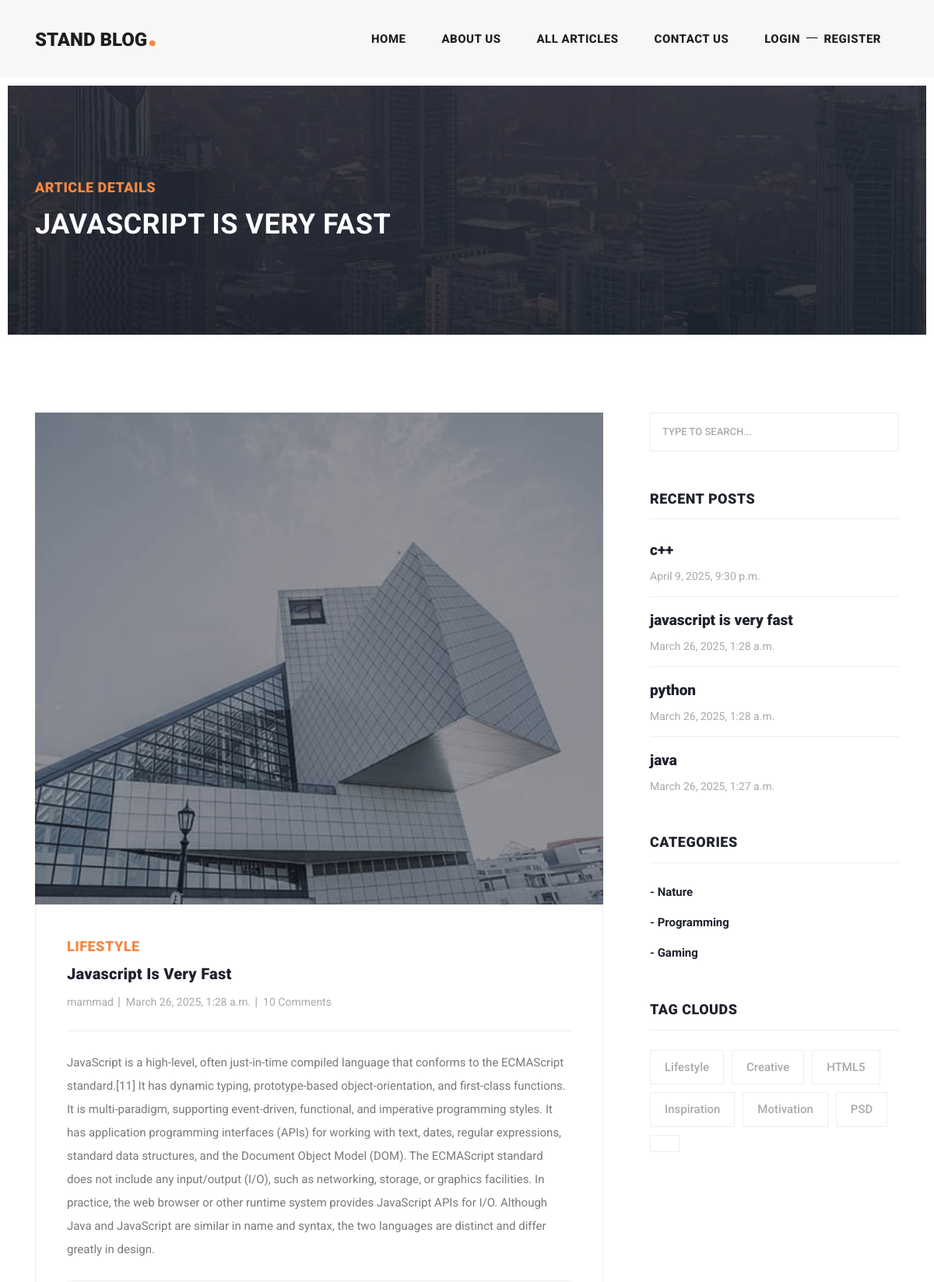
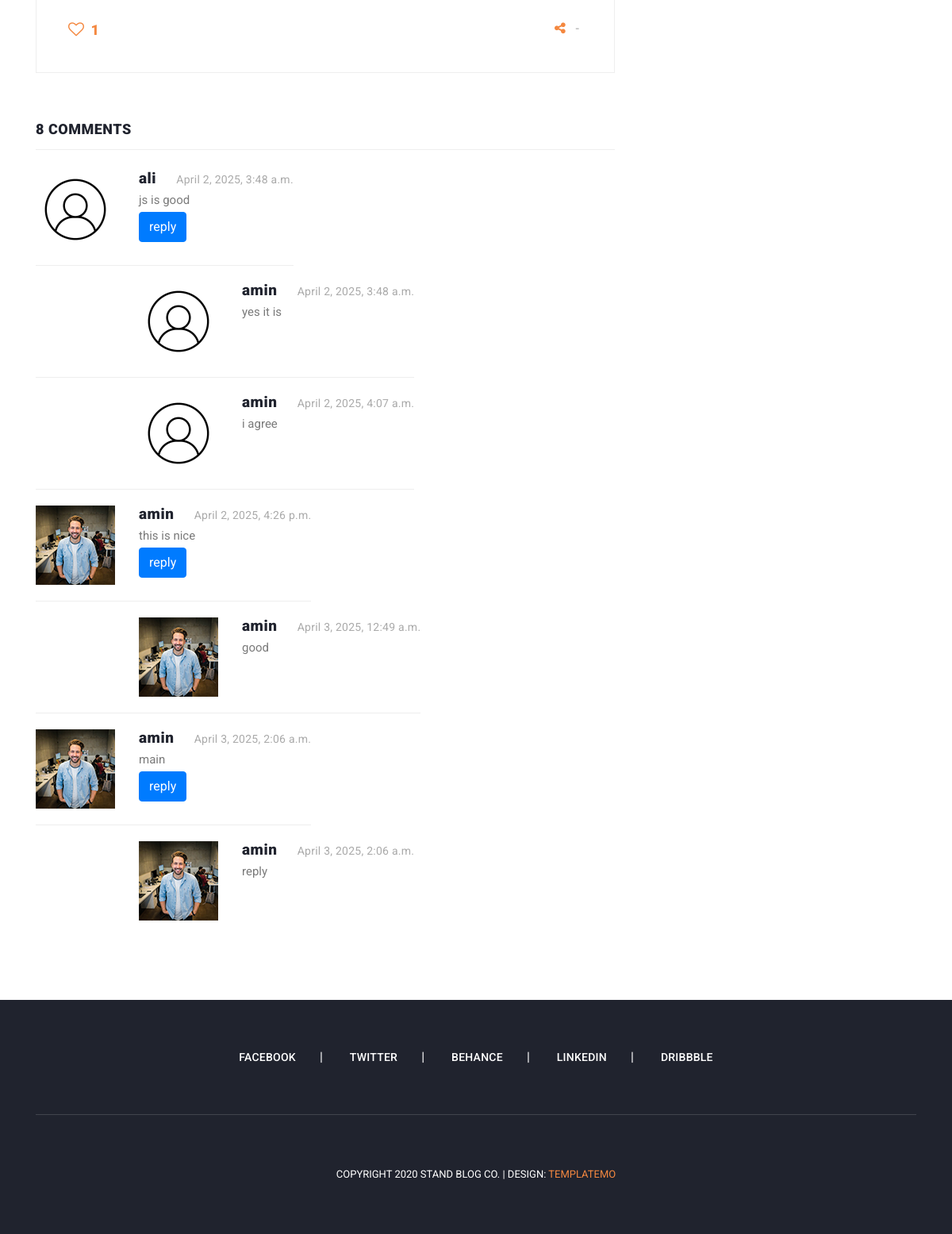
Page /articles/detail/javascript-is-very-fast on the committed database (2 pictures, top to bottom).
### blog/models.py (models this page shows, shortened)
class Article(models.Model):
    author = models.ForeignKey(User , on_delete=models.SET_NULL, null=True , blank=True , related_name='articles')
    title = models.CharField(max_length=80)
    category = models.ManyToManyField(Category , related_name="articles")
    body = models.TextField()
    image = models.ImageField(upload_to='images/articles' , null=True, blank=True)
    created = models.DateTimeField(auto_now_add=True)
    updated = models.DateTimeField(auto_now=True)
    is_published = models.BooleanField(default=True)
    slug = models.SlugField(blank=True , unique=True)
    objects = models.Manager()
    class Meta:
        ordering = ('-updated','-created')
    def get_absolute_url(self):
        return reverse('blog:article_detail', kwargs={'slug': self.slug})

class Comment(models.Model):
    article = models.ForeignKey(Article , on_delete=models.CASCADE , related_name='comments')
    user = models.ForeignKey(User , on_delete=models.CASCADE , related_name='comments')
    parent = models.ForeignKey('self' , on_delete=models.CASCADE ,null= True , blank=True ,  related_name='replies')
    body = models.TextField()
    created = models.DateTimeField(auto_now_add=True)

class Category(models.Model):
    title = models.CharField(max_length=100)
    created = models.DateTimeField(auto_now_add=True)

### account/models.py (models this page shows, shortened)
class Profile(models.Model):
    user = models.OneToOneField(User, on_delete=models.CASCADE)
    fathers_name = models.CharField(max_length=20)
    nationcode = models.CharField(max_length=11)
    image = models.ImageField(upload_to='profile/images', null=True, blank=True)

### blog/views.py (the view)
# urls.py: path('detail/<slug:slug>', views.article_detail, name='article_detail'),
def article_detail(request, slug):
    article = get_object_or_404(Article, slug=slug)
    if request.method == 'POST':
        parent_id = request.POST.get('parent_id', None)
        body = request.POST.get('body')
        parent_id = int(parent_id) if parent_id and parent_id.isdigit() else None
        Comment.objects.create(body=body, article=article, user=request.user, parent_id=parent_id)
    return render(request, 'blog/article_detail.html', {'article': article})

### context_processors/context_processors.py (called while the page is built)
def recent_articles(request):
    recent_articles = Article.objects.order_by('-created')
    categories = Category.objects.all()
    return {'recent_articles': recent_articles , "categories": categories}

### blog/templates/blog/article_detail.html (shortened to what this page needs)
{% extends 'base.html' %}
{% load static %}
{% load social_share %}
{% block content %}
    <div class="heading-page header-text">
      <section class="page-heading">
        <div class="container">
          <div class="row">
            <div class="col-lg-12">
              <div class="text-content">
                <h4>Article Details</h4>
                <h2>{{ article.title }}</h2>
              </div>
            </div>
          </div>
        </div>
      </section>
    </div>
    <section class="blog-posts grid-system">
      <div class="container">
        <div class="row">
          <div class="col-lg-8">
            <div class="all-blog-posts">
              <div class="row">
                <div class="col-lg-12">
                  <div class="blog-post">
                    <div class="blog-thumb">
                      <img src="{{ article.image.url }}" alt="">
                    </div>
                    <div class="down-content">
                      <span>Lifestyle</span>
                      <a href="post-details.html"><h4>{{ article.title }}</h4></a>
                      <ul class="post-info">
                        <li><a href="#">{{ article.author.username }}</a></li>
                        <li><a href="#">{{ article.created }}</a></li>
                        <li><a href="#">10 Comments</a></li>
                      </ul>
                      <p>{{ article.body }}</p>
                      <div class="post-options">
                        <div class="row">
                          <div class="col-6">
                            <ul class="post-tags">
                                {% if is_liked %}
                                     <li>
                                         <a onclick="like('{{ article.slug }}', '{{ article.id }}')">
                                             <i id="like" class="fa fa-heart" style="font-size: 20px"></i>
                                         </a>
                                         <span id="count">{{ article.likes.all.count }}</span>
                                     </li>
                                     {% else %}
                                     <li>
                                         <a onclick="like('{{ article.slug }}', '{{ article.id }}')">
                                             <i id="like" class="fa fa-heart-o" style="font-size: 20px"></i>
                                         </a>
                                         <span id="count">{{ article.likes.all.count }}</span>
                                     </li>
                                {% endif %}
                            </ul>
                          </div>
                          <div class="col-6">
                            <ul class="post-share">
                              <li><i class="fa fa-share-alt"></i></li>
                              <li>-</li>
                            </ul>
                          </div>
                        </div>
                      </div>
                    </div>
                  </div>
                </div>
                <div class="col-lg-12">
                  <div class="sidebar-item comments">
                    <div class="sidebar-heading">
                      <h2>{{ article.comments.count }} comments</h2>
                    </div>
                    <div class="content">
                      <ul>
                        {% for comment in article.comments.all %}
                          {% if comment.parent == None %}
                              <li>
                              <div class="author-thumb">
                                  {% if comment.user.profile.image %}
                                        <img src="{{ comment.user.profile.image.url }}" alt="">
                                        {% else %}
                                        <img src="{% static 'images/icons/index.jpg' %}" alt="">
                                    {% endif %}
                              </div>
                              <div class="right-content">
                                <h4>{{ comment.user.username }} <span>{{ comment.created }}</span></h4>
                                <p>{{ comment.body }}</p>
                                  <button onclick="set_value({{ comment.id }})" class="btn btn-primary" >reply</button>
                              </div>
                            </li>
                              {% for reply in comment.replies.all %}
                              <li class="replied">
                                <div class="author-thumb">
                                    {% if comment.user.profile.image %}
                                        <img src="{{ comment.user.profile.image.url }}" alt="">
                                        {% else %}
                                        <img src="{% static 'images/icons/index.jpg' %}" alt="">
                                    {% endif %}
                                </div>
                                <div class="right-content">
                                  <h4>{{ reply.user.username }} <span>{{ reply.created }}</span></h4>
                                  <p>{{ reply.body }}</p>
                                </div>
                              </li>
                            {% endfor %}
                          {% endif %}
                        {% endfor %}
                      </ul>
                    </div>
                  </div>
                </div>
              </div>
            </div>
          </div>
          {% include 'includes/sidebar.html' %}
        </div>
      </div>
    </section>
{% endblock %}

### templates/includes/sidebar.html
{% load static %}
<div class="col-lg-4">
            <div class="sidebar">
              <div class="row">
                <div class="col-lg-12">
                  <div class="sidebar-item search">
                    <form id="search_form" name="gs" method="GET" action="{% url 'blog:search_articles' %}">
                      <input type="text" name="q" class="searchText" placeholder="type to search..." autocomplete="on">
                    </form>
                  </div>
                </div>
                <div class="col-lg-12">
                  <div class="sidebar-item recent-posts">
                    <div class="sidebar-heading">
                      <h2>Recent Posts</h2>
                    </div>
                    <div class="content">
                      <ul>
                        {% for article in recent_articles %}
                            <li><a href="{{ article.get_absolute_url }}">
                              <h5>{{ article.title }}</h5>
                              <span>{{ article.created }}</span>
                        </a></li>
                        {% endfor %}
                      </ul>
                    </div>
                  </div>
                </div>
                <div class="col-lg-12">
                  <div class="sidebar-item categories">
                    <div class="sidebar-heading">
                      <h2>Categories</h2>
                    </div>
                    <div class="content">
                      <ul>
                          {% for category in categories %}
                              <li><a href="{% url 'blog:category_detail' category.id %}">- {{ category.title }}</a></li>
                          {% endfor %}
                      </ul>
                    </div>
                  </div>
                </div>
                <div class="col-lg-12">
                  <div class="sidebar-item tags">
                    <div class="sidebar-heading">
                      <h2>Tag Clouds</h2>
                    </div>
                    <div class="content">
                      <ul>
                        <li><a href="#">Lifestyle</a></li>
                        <li><a href="#">Creative</a></li>
                        <li><a href="#">HTML5</a></li>
                        <li><a href="#">Inspiration</a></li>
                        <li><a href="#">Motivation</a></li>
                        <li><a href="#">PSD</a></li>
                        <li><a href="#">{{ name }}</a></li>
                      </ul>
                    </div>
                  </div>
                </div>
              </div>
            </div>
          </div>

### rows in the picture
Article: title "JAVASCRIPT IS VERY FAST", image (picture), title "Javascript Is Very Fast", author.username "mammad", created "March 26, 2025, 1:28 a.m.", body "JavaScript is a high-level, often just-in-time compiled language that conforms to the ECMAScript standard.[11] It has dynamic typing, prototype-based object-orientation, and first-class functions. It is multi-paradigm, supporting event-driven, functional, and imperative programming styles. It has application programming interfaces (APIs) for working with text, dates, regular expressions, standard data structures, and the Document Object Model (DOM). The ECMAScript standard does not include any input/output (I/O), such as networking, storage, or graphics facilities. In practice, the web browser or other runtime system provides JavaScript APIs for I/O. Although Java and JavaScript are similar…", likes.all.count "1", comments.count "8", title "javascript is very fast"
Comment: user.username "ali", created "April 2, 2025, 3:48 a.m.", body "js is good"
Comment: user.username "amin", created "April 2, 2025, 3:48 a.m.", body "yes it is"
Comment: user.username "amin", created "April 2, 2025, 4:07 a.m.", body "i agree"
Comment: user.profile.image (picture), user.username "amin", created "April 2, 2025, 4:26 p.m.", body "this is nice"
Comment: user.profile.image (picture), user.username "amin", created "April 3, 2025, 12:49 a.m.", body "good"
Comment: user.profile.image (picture), user.username "amin", created "April 3, 2025, 2:06 a.m.", body "main"
Comment: user.profile.image (picture), user.username "amin", created "April 3, 2025, 2:06 a.m.", body "reply"
Article: title "c++", created "April 9, 2025, 9:30 p.m."
Article: title "python", created "March 26, 2025, 1:28 a.m."
Article: title "java", created "March 26, 2025, 1:27 a.m."
Category: title "Nature"
Category: title "Programming"
Category: title "Gaming"
